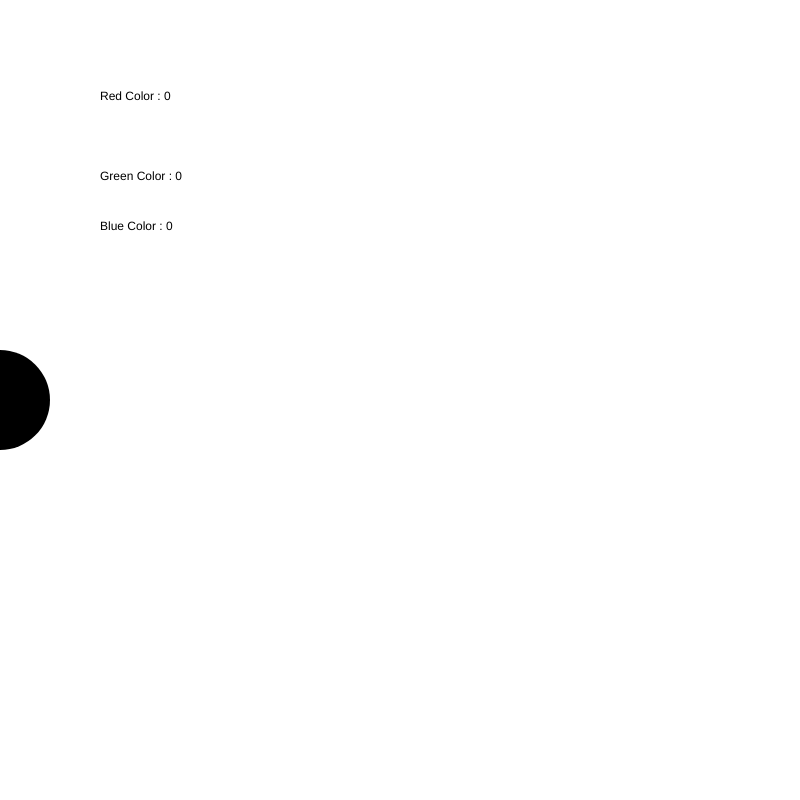
Frame 1 (no input)
Frame 60 (no input): identical to frame 1, image omitted
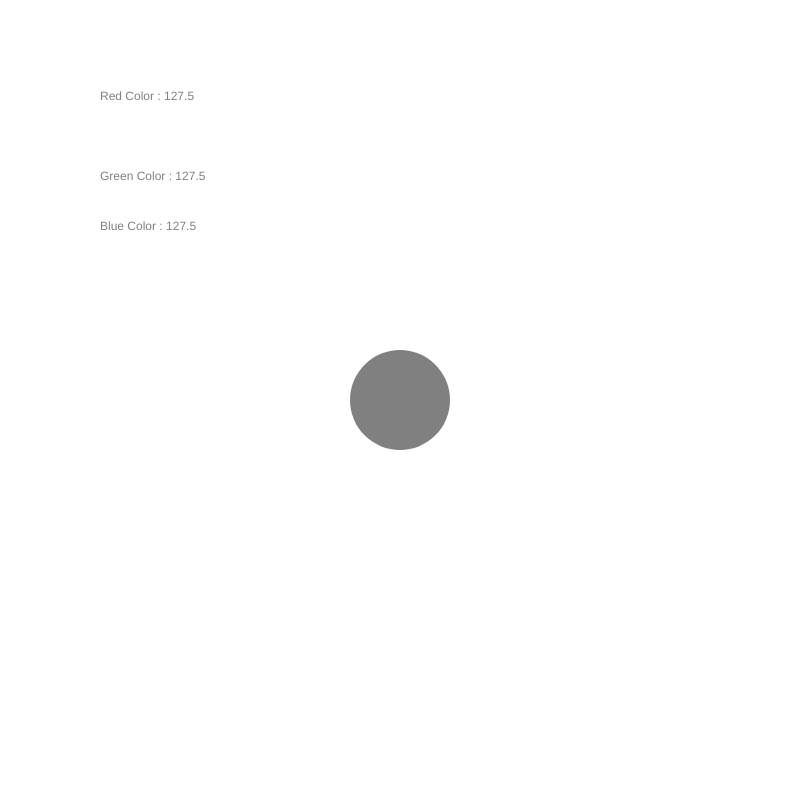
Frame 120 (the mouse pressed at the canvas centre since frame 60)

The p5.js sketch that drew these frames (run headless with seeded random() and noise() and a simulated clock; from frame 60 on, the mouse is pressed at the canvas centre):

// p5.js sketch
// ── sketch.js

let circleX = 100;
let flag = true;
let redColor = 0;
let blueColor = 0;
let greenColor = 0;
function setup() {
    createCanvas(800, 800);
}
function mousePressed(){
    circleX = 100;
    alert("mouse pressed");
    flag = false;
    redColor = 255;
    fill(redColor,greenColor,blueColor);
}

function draw() {
    circleX = mouseX;
    background(255);
    noStroke();
    if(flag == true)
        fill(255)
    let gCol = mouseY;
    redColor = map(mouseX, 0, width, 0, 255);
    greenColor = map(gCol, 0, width, 0, 255);
    blueColor = map(mouseY, 0, width, 0, 255);

    fill(redColor, greenColor, blueColor);
    text("Red Color : "+redColor,100,100);
    text("Green Color : "+greenColor,100,180);
    text("Blue Color : "+blueColor,100,230);
    circle(circleX,400,100);
}
